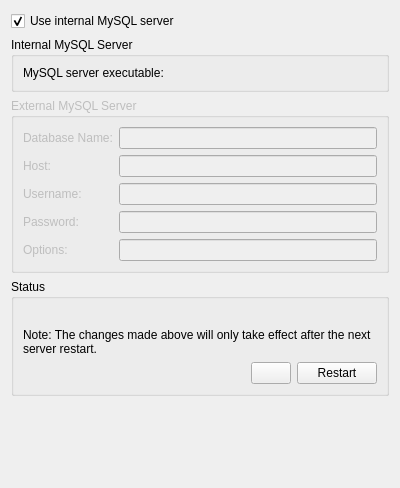
<ui version="4.0" >
 <class>ServerConfigModule</class>
 <widget class="QWidget" name="ServerConfigModule" >
  <property name="geometry" >
   <rect>
    <x>0</x>
    <y>0</y>
    <width>400</width>
    <height>488</height>
   </rect>
  </property>
  <property name="windowTitle" >
   <string>Form</string>
  </property>
  <layout class="QVBoxLayout" name="verticalLayout" >
   <item>
    <widget class="QCheckBox" name="startServer" >
     <property name="text" >
      <string>Use internal MySQL server</string>
     </property>
     <property name="checked" >
      <bool>true</bool>
     </property>
    </widget>
   </item>
   <item>
    <widget class="QGroupBox" name="groupBox_2" >
     <property name="title" >
      <string>Internal MySQL Server</string>
     </property>
     <layout class="QHBoxLayout" name="horizontalLayout" >
      <item>
       <widget class="QLabel" name="label" >
        <property name="text" >
         <string>MySQL server executable:</string>
        </property>
        <property name="buddy" >
         <cstring>serverPath</cstring>
        </property>
       </widget>
      </item>
      <item>
       <widget class="KUrlRequester" name="serverPath" />
      </item>
     </layout>
    </widget>
   </item>
   <item>
    <widget class="QGroupBox" name="groupBox" >
     <property name="enabled" >
      <bool>false</bool>
     </property>
     <property name="title" >
      <string>External MySQL Server</string>
     </property>
     <layout class="QFormLayout" name="formLayout" >
      <item row="0" column="0" >
       <widget class="QLabel" name="label_6" >
        <property name="text" >
         <string>Database Name:</string>
        </property>
        <property name="buddy" >
         <cstring>name</cstring>
        </property>
       </widget>
      </item>
      <item row="0" column="1" >
       <widget class="KLineEdit" name="name" />
      </item>
      <item row="1" column="0" >
       <widget class="QLabel" name="label_2" >
        <property name="text" >
         <string>Host:</string>
        </property>
        <property name="buddy" >
         <cstring>host</cstring>
        </property>
       </widget>
      </item>
      <item row="1" column="1" >
       <widget class="KLineEdit" name="host" />
      </item>
      <item row="2" column="0" >
       <widget class="QLabel" name="label_3" >
        <property name="text" >
         <string>Username:</string>
        </property>
        <property name="buddy" >
         <cstring>username</cstring>
        </property>
       </widget>
      </item>
      <item row="2" column="1" >
       <widget class="KLineEdit" name="username" />
      </item>
      <item row="3" column="0" >
       <widget class="QLabel" name="label_4" >
        <property name="text" >
         <string>Password:</string>
        </property>
        <property name="buddy" >
         <cstring>password</cstring>
        </property>
       </widget>
      </item>
      <item row="3" column="1" >
       <widget class="KLineEdit" name="password" >
        <property name="passwordMode" >
         <bool>true</bool>
        </property>
       </widget>
      </item>
      <item row="4" column="0" >
       <widget class="QLabel" name="label_5" >
        <property name="text" >
         <string>Options:</string>
        </property>
        <property name="buddy" >
         <cstring>options</cstring>
        </property>
       </widget>
      </item>
      <item row="4" column="1" >
       <widget class="KLineEdit" name="options" />
      </item>
     </layout>
    </widget>
   </item>
   <item>
    <widget class="QGroupBox" name="groupBox_3" >
     <property name="title" >
      <string>Status</string>
     </property>
     <layout class="QGridLayout" name="gridLayout" >
      <item row="0" column="0" colspan="3" >
       <widget class="QLabel" name="statusLabel" >
        <property name="text" >
         <string/>
        </property>
       </widget>
      </item>
      <item row="1" column="0" colspan="3" >
       <widget class="QLabel" name="label_7" >
        <property name="text" >
         <string>Note: The changes made above will only take effect after the next server restart.</string>
        </property>
        <property name="wordWrap" >
         <bool>true</bool>
        </property>
       </widget>
      </item>
      <item row="2" column="0" >
       <spacer name="horizontalSpacer" >
        <property name="orientation" >
         <enum>Qt::Horizontal</enum>
        </property>
        <property name="sizeHint" stdset="0" >
         <size>
          <width>228</width>
          <height>20</height>
         </size>
        </property>
       </spacer>
      </item>
      <item row="2" column="1" >
       <widget class="KPushButton" name="startStopButton" >
        <property name="text" >
         <string/>
        </property>
       </widget>
      </item>
      <item row="2" column="2" >
       <widget class="KPushButton" name="restartButton" >
        <property name="text" >
         <string>Restart</string>
        </property>
       </widget>
      </item>
     </layout>
    </widget>
   </item>
   <item>
    <spacer name="verticalSpacer" >
     <property name="orientation" >
      <enum>Qt::Vertical</enum>
     </property>
     <property name="sizeHint" stdset="0" >
      <size>
       <width>20</width>
       <height>89</height>
      </size>
     </property>
    </spacer>
   </item>
  </layout>
 </widget>
 <customwidgets>
  <customwidget>
   <class>KLineEdit</class>
   <extends>QLineEdit</extends>
   <header>klineedit.h</header>
  </customwidget>
  <customwidget>
   <class>KPushButton</class>
   <extends>QPushButton</extends>
   <header>kpushbutton.h</header>
  </customwidget>
  <customwidget>
   <class>KUrlRequester</class>
   <extends>QFrame</extends>
   <header>kurlrequester.h</header>
  </customwidget>
 </customwidgets>
 <tabstops>
  <tabstop>startServer</tabstop>
  <tabstop>serverPath</tabstop>
  <tabstop>name</tabstop>
  <tabstop>host</tabstop>
  <tabstop>username</tabstop>
  <tabstop>password</tabstop>
  <tabstop>options</tabstop>
 </tabstops>
 <resources/>
 <connections>
  <connection>
   <sender>startServer</sender>
   <signal>toggled(bool)</signal>
   <receiver>groupBox_2</receiver>
   <slot>setEnabled(bool)</slot>
   <hints>
    <hint type="sourcelabel" >
     <x>53</x>
     <y>18</y>
    </hint>
    <hint type="destinationlabel" >
     <x>56</x>
     <y>34</y>
    </hint>
   </hints>
  </connection>
  <connection>
   <sender>startServer</sender>
   <signal>toggled(bool)</signal>
   <receiver>groupBox</receiver>
   <slot>setDisabled(bool)</slot>
   <hints>
    <hint type="sourcelabel" >
     <x>135</x>
     <y>20</y>
    </hint>
    <hint type="destinationlabel" >
     <x>146</x>
     <y>110</y>
    </hint>
   </hints>
  </connection>
 </connections>
</ui>
